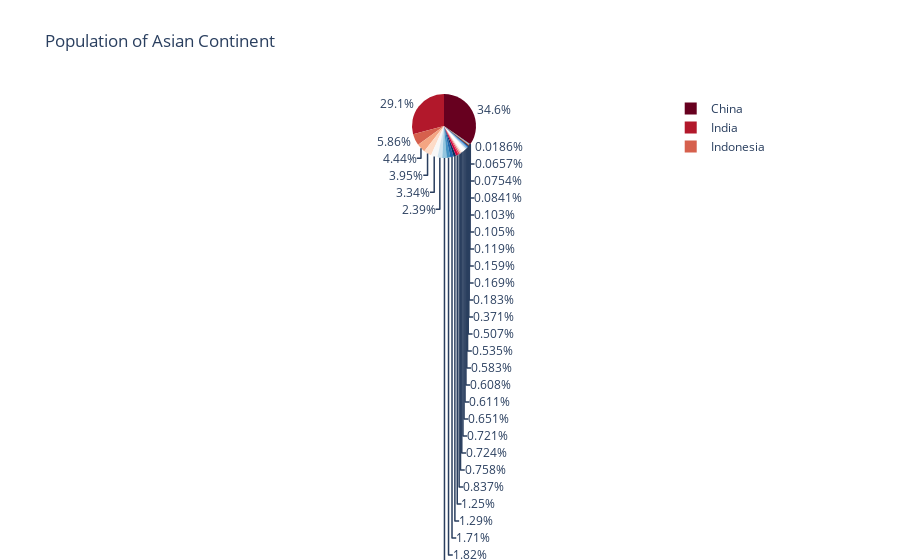

Write notebook code for a chart like this one.
### Markdown cell above
Pie Charts

### Code cell
df_asia = px.data.gapminder().query("year == 2007").query("continent == 'Asia'")
px.pie(df_asia, values = 'pop', names = 'country',
      title = 'Population of Asian Continent',
      color_discrete_sequence = px.colors.sequential.RdBu)

### Figure 1 — Plotly figure (JSON) as saved in the notebook; plotly's stock layout.template omitted (floating-point values rounded to 4 significant figures)
{"data": [{"domain": {"x": [0, 1], "y": [0, 1]}, "hovertemplate": "country=%{label}<br>pop=%{value}<extra></extra>", "labels": ["Afghanistan", "Bahrain", "Bangladesh", "Cambodia", "China", "Hong Kong, China", "India", "Indonesia", "Iran", "Iraq", "Israel", "Japan", "Jordan", "Korea, Dem. Rep.", "Korea, Rep.", "Kuwait", "Lebanon", "Malaysia", "Mongolia", "Myanmar", "Nepal", "Oman", "Pakistan", "Philippines", "Saudi Arabia", "Singapore", "Sri Lanka", "Syria", "Taiwan", "Thailand", "Vietnam", "West Bank and Gaza", "Yemen, Rep."], "legendgroup": "", "name": "", "showlegend": true, "type": "pie", "values": [31889923, 708573, 150448339, 14131858, 1318683096, 6980412, 1110396331, 223547000, 69453570, 27499638, 6426679, 127467972, 6053193, 23301725, 49044790, 2505559, 3921278, 24821286, 2874127, 47761980, 28901790, 3204897, 169270617, 91077287, 27601038, 4553009, 20378239, 19314747, 23174294, 65068149, 85262356, 4018332, 22211743]}], "layout": {"legend": {"tracegroupgap": 0}, "piecolorway": ["rgb(103,0,31)", "rgb(178,24,43)", "rgb(214,96,77)", "rgb(244,165,130)", "rgb(253,219,199)", "rgb(247,247,247)", "rgb(209,229,240)", "rgb(146,197,222)", "rgb(67,147,195)", "rgb(33,102,172)", "rgb(5,48,97)"], "title": {"text": "Population of Asian Continent"}}}
